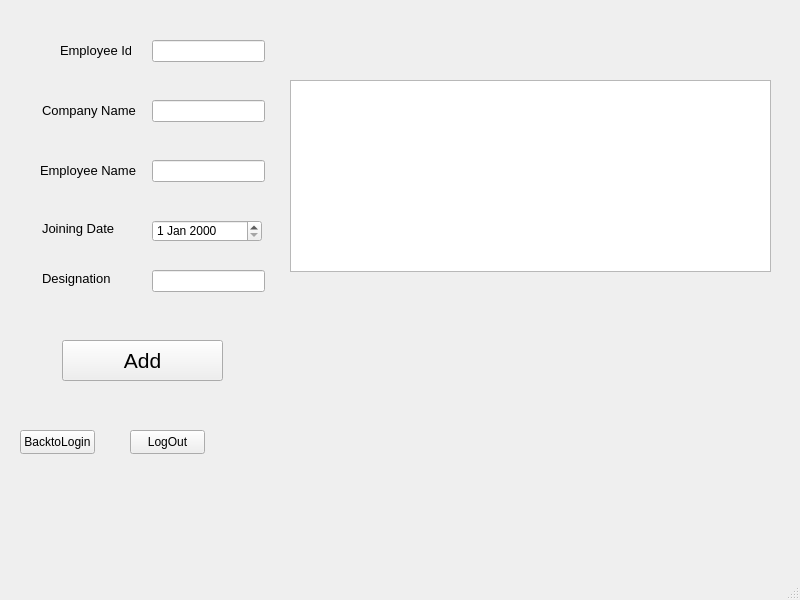
<?xml version="1.0" encoding="UTF-8"?>
<ui version="4.0">
 <class>EmployeeDashboard</class>
 <widget class="QMainWindow" name="EmployeeDashboard">
  <property name="geometry">
   <rect>
    <x>0</x>
    <y>0</y>
    <width>800</width>
    <height>600</height>
   </rect>
  </property>
  <property name="windowTitle">
   <string>EmployeeDashboard</string>
  </property>
  <widget class="QWidget" name="centralwidget">
   <widget class="QTableWidget" name="tableWidget">
    <property name="geometry">
     <rect>
      <x>290</x>
      <y>80</y>
      <width>481</width>
      <height>192</height>
     </rect>
    </property>
    <property name="editTriggers">
     <set>QAbstractItemView::EditTrigger::NoEditTriggers</set>
    </property>
    <property name="tabKeyNavigation">
     <bool>true</bool>
    </property>
    <property name="dragEnabled">
     <bool>true</bool>
    </property>
    <property name="dragDropMode">
     <enum>QAbstractItemView::DragDropMode::NoDragDrop</enum>
    </property>
    <property name="selectionMode">
     <enum>QAbstractItemView::SelectionMode::NoSelection</enum>
    </property>
    <property name="textElideMode">
     <enum>Qt::TextElideMode::ElideNone</enum>
    </property>
   </widget>
   <widget class="QLineEdit" name="lineEdit_5Designation">
    <property name="geometry">
     <rect>
      <x>152</x>
      <y>270</y>
      <width>113</width>
      <height>22</height>
     </rect>
    </property>
   </widget>
   <widget class="QLabel" name="Designation">
    <property name="geometry">
     <rect>
      <x>42</x>
      <y>270</y>
      <width>71</width>
      <height>16</height>
     </rect>
    </property>
    <property name="font">
     <font>
      <pointsize>10</pointsize>
     </font>
    </property>
    <property name="text">
     <string>Designation</string>
    </property>
   </widget>
   <widget class="QPushButton" name="BtnEmployee">
    <property name="geometry">
     <rect>
      <x>62</x>
      <y>340</y>
      <width>161</width>
      <height>41</height>
     </rect>
    </property>
    <property name="font">
     <font>
      <pointsize>16</pointsize>
     </font>
    </property>
    <property name="text">
     <string>Add</string>
    </property>
   </widget>
   <widget class="QLabel" name="EmpId">
    <property name="geometry">
     <rect>
      <x>60</x>
      <y>40</y>
      <width>71</width>
      <height>20</height>
     </rect>
    </property>
    <property name="font">
     <font>
      <pointsize>10</pointsize>
     </font>
    </property>
    <property name="text">
     <string>Employee Id</string>
    </property>
   </widget>
   <widget class="QLabel" name="TimerLabel">
    <property name="geometry">
     <rect>
      <x>592</x>
      <y>30</y>
      <width>111</width>
      <height>16</height>
     </rect>
    </property>
    <property name="text">
     <string/>
    </property>
   </widget>
   <widget class="QLabel" name="CompanyName">
    <property name="geometry">
     <rect>
      <x>42</x>
      <y>100</y>
      <width>101</width>
      <height>20</height>
     </rect>
    </property>
    <property name="font">
     <font>
      <pointsize>10</pointsize>
     </font>
    </property>
    <property name="text">
     <string>Company Name</string>
    </property>
   </widget>
   <widget class="QLineEdit" name="lineEdit_3EName">
    <property name="geometry">
     <rect>
      <x>152</x>
      <y>160</y>
      <width>113</width>
      <height>22</height>
     </rect>
    </property>
   </widget>
   <widget class="QLabel" name="JoiningDate">
    <property name="geometry">
     <rect>
      <x>42</x>
      <y>220</y>
      <width>81</width>
      <height>16</height>
     </rect>
    </property>
    <property name="font">
     <font>
      <pointsize>10</pointsize>
     </font>
    </property>
    <property name="text">
     <string>Joining Date</string>
    </property>
   </widget>
   <widget class="QLineEdit" name="lineEdit_2Cname">
    <property name="geometry">
     <rect>
      <x>152</x>
      <y>100</y>
      <width>113</width>
      <height>22</height>
     </rect>
    </property>
   </widget>
   <widget class="QLineEdit" name="lineEdit_empid">
    <property name="geometry">
     <rect>
      <x>152</x>
      <y>40</y>
      <width>113</width>
      <height>22</height>
     </rect>
    </property>
   </widget>
   <widget class="QLabel" name="labelcurrentemp">
    <property name="geometry">
     <rect>
      <x>342</x>
      <y>300</y>
      <width>201</width>
      <height>61</height>
     </rect>
    </property>
    <property name="font">
     <font>
      <pointsize>12</pointsize>
     </font>
    </property>
    <property name="text">
     <string/>
    </property>
   </widget>
   <widget class="QLabel" name="EmpName">
    <property name="geometry">
     <rect>
      <x>40</x>
      <y>160</y>
      <width>101</width>
      <height>20</height>
     </rect>
    </property>
    <property name="font">
     <font>
      <pointsize>10</pointsize>
     </font>
    </property>
    <property name="text">
     <string>Employee Name</string>
    </property>
   </widget>
   <widget class="QDateEdit" name="dateEdit">
    <property name="geometry">
     <rect>
      <x>152</x>
      <y>220</y>
      <width>110</width>
      <height>22</height>
     </rect>
    </property>
   </widget>
   <widget class="QPushButton" name="login">
    <property name="geometry">
     <rect>
      <x>20</x>
      <y>430</y>
      <width>75</width>
      <height>24</height>
     </rect>
    </property>
    <property name="text">
     <string>BacktoLogin</string>
    </property>
   </widget>
   <widget class="QPushButton" name="logout">
    <property name="geometry">
     <rect>
      <x>130</x>
      <y>430</y>
      <width>75</width>
      <height>24</height>
     </rect>
    </property>
    <property name="text">
     <string>LogOut</string>
    </property>
   </widget>
  </widget>
  <widget class="QMenuBar" name="menubar">
   <property name="geometry">
    <rect>
     <x>0</x>
     <y>0</y>
     <width>800</width>
     <height>22</height>
    </rect>
   </property>
  </widget>
  <widget class="QStatusBar" name="statusbar"/>
 </widget>
 <resources/>
 <connections/>
</ui>
